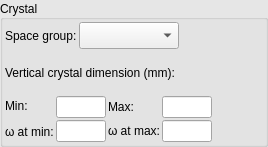
<?xml version="1.0" encoding="UTF-8"?>
<ui version="4.0">
 <class>VerticalCrystalDimensionWidgetLayout</class>
 <widget class="QWidget" name="VerticalCrystalDimensionWidgetLayout">
  <property name="geometry">
   <rect>
    <x>0</x>
    <y>0</y>
    <width>268</width>
    <height>147</height>
   </rect>
  </property>
  <property name="sizePolicy">
   <sizepolicy hsizetype="MinimumExpanding" vsizetype="Minimum">
    <horstretch>0</horstretch>
    <verstretch>0</verstretch>
   </sizepolicy>
  </property>
  <property name="palette">
   <palette>
    <active>
     <colorrole role="Base">
      <brush brushstyle="SolidPattern">
       <color alpha="255">
        <red>255</red>
        <green>255</green>
        <blue>255</blue>
       </color>
      </brush>
     </colorrole>
     <colorrole role="Window">
      <brush brushstyle="SolidPattern">
       <color alpha="255">
        <red>230</red>
        <green>230</green>
        <blue>230</blue>
       </color>
      </brush>
     </colorrole>
    </active>
    <inactive>
     <colorrole role="Base">
      <brush brushstyle="SolidPattern">
       <color alpha="255">
        <red>255</red>
        <green>255</green>
        <blue>255</blue>
       </color>
      </brush>
     </colorrole>
     <colorrole role="Window">
      <brush brushstyle="SolidPattern">
       <color alpha="255">
        <red>230</red>
        <green>230</green>
        <blue>230</blue>
       </color>
      </brush>
     </colorrole>
    </inactive>
    <disabled>
     <colorrole role="Base">
      <brush brushstyle="SolidPattern">
       <color alpha="255">
        <red>230</red>
        <green>230</green>
        <blue>230</blue>
       </color>
      </brush>
     </colorrole>
     <colorrole role="Window">
      <brush brushstyle="SolidPattern">
       <color alpha="255">
        <red>230</red>
        <green>230</green>
        <blue>230</blue>
       </color>
      </brush>
     </colorrole>
    </disabled>
   </palette>
  </property>
  <property name="windowTitle">
   <string>VerticalCrystalDimensionWidget</string>
  </property>
  <layout class="QVBoxLayout">
   <property name="margin">
    <number>0</number>
   </property>
   <item>
    <widget class="QGroupBox" name="gbox">
     <property name="sizePolicy">
      <sizepolicy hsizetype="MinimumExpanding" vsizetype="Minimum">
       <horstretch>0</horstretch>
       <verstretch>0</verstretch>
      </sizepolicy>
     </property>
     <property name="title">
      <string>Crystal</string>
     </property>
     <property name="alignment">
      <set>Qt::AlignLeading|Qt::AlignLeft|Qt::AlignVCenter</set>
     </property>
     <property name="checked">
      <bool>false</bool>
     </property>
     <layout class="QHBoxLayout">
      <property name="spacing">
       <number>2</number>
      </property>
      <property name="margin">
       <number>2</number>
      </property>
      <item>
       <layout class="QVBoxLayout">
        <property name="spacing">
         <number>2</number>
        </property>
        <item>
         <layout class="QHBoxLayout">
          <property name="spacing">
           <number>2</number>
          </property>
          <item>
           <layout class="QHBoxLayout">
            <property name="spacing">
             <number>2</number>
            </property>
            <item>
             <widget class="QLabel" name="space_group_label">
              <property name="text">
               <string>Space group:</string>
              </property>
              <property name="wordWrap">
               <bool>false</bool>
              </property>
             </widget>
            </item>
            <item>
             <widget class="QComboBox" name="space_group_ledit">
              <property name="sizePolicy">
               <sizepolicy hsizetype="Preferred" vsizetype="Minimum">
                <horstretch>0</horstretch>
                <verstretch>0</verstretch>
               </sizepolicy>
              </property>
              <property name="minimumSize">
               <size>
                <width>100</width>
                <height>27</height>
               </size>
              </property>
              <property name="maximumSize">
               <size>
                <width>100</width>
                <height>27</height>
               </size>
              </property>
             </widget>
            </item>
           </layout>
          </item>
          <item>
           <spacer name="space_group_hspacer">
            <property name="orientation">
             <enum>Qt::Horizontal</enum>
            </property>
            <property name="sizeType">
             <enum>QSizePolicy::Expanding</enum>
            </property>
            <property name="sizeHint" stdset="0">
             <size>
              <width>1</width>
              <height>20</height>
             </size>
            </property>
           </spacer>
          </item>
         </layout>
        </item>
        <item>
         <layout class="QVBoxLayout">
          <property name="spacing">
           <number>2</number>
          </property>
          <item>
           <layout class="QHBoxLayout">
            <property name="spacing">
             <number>2</number>
            </property>
            <item>
             <widget class="QLabel" name="dimension_label">
              <property name="text">
               <string>Vertical crystal dimension (mm):</string>
              </property>
              <property name="wordWrap">
               <bool>false</bool>
              </property>
             </widget>
            </item>
            <item>
             <spacer name="vdim_heading_spacer">
              <property name="orientation">
               <enum>Qt::Horizontal</enum>
              </property>
              <property name="sizeType">
               <enum>QSizePolicy::Expanding</enum>
              </property>
              <property name="sizeHint" stdset="0">
               <size>
                <width>1</width>
                <height>20</height>
               </size>
              </property>
             </spacer>
            </item>
           </layout>
          </item>
          <item>
           <layout class="QHBoxLayout">
            <property name="spacing">
             <number>0</number>
            </property>
            <property name="margin">
             <number>0</number>
            </property>
            <item>
             <layout class="QHBoxLayout">
              <property name="spacing">
               <number>2</number>
              </property>
              <item>
               <layout class="QHBoxLayout">
                <property name="spacing">
                 <number>2</number>
                </property>
                <item>
                 <layout class="QVBoxLayout">
                  <item>
                   <widget class="QLabel" name="min_vdim_label">
                    <property name="text">
                     <string>Min:</string>
                    </property>
                    <property name="wordWrap">
                     <bool>false</bool>
                    </property>
                   </widget>
                  </item>
                  <item>
                   <widget class="QLabel" name="vdim_min_phi_label">
                    <property name="text">
                     <string>ω at min:</string>
                    </property>
                    <property name="wordWrap">
                     <bool>false</bool>
                    </property>
                   </widget>
                  </item>
                 </layout>
                </item>
                <item>
                 <layout class="QVBoxLayout">
                  <property name="spacing">
                   <number>2</number>
                  </property>
                  <item>
                   <widget class="QLineEdit" name="min_vdim_ledit">
                    <property name="minimumSize">
                     <size>
                      <width>50</width>
                      <height>0</height>
                     </size>
                    </property>
                    <property name="maximumSize">
                     <size>
                      <width>50</width>
                      <height>32767</height>
                     </size>
                    </property>
                   </widget>
                  </item>
                  <item>
                   <widget class="QLineEdit" name="min_vphi_ledit">
                    <property name="minimumSize">
                     <size>
                      <width>50</width>
                      <height>0</height>
                     </size>
                    </property>
                    <property name="maximumSize">
                     <size>
                      <width>50</width>
                      <height>32767</height>
                     </size>
                    </property>
                   </widget>
                  </item>
                 </layout>
                </item>
               </layout>
              </item>
              <item>
               <layout class="QHBoxLayout">
                <property name="spacing">
                 <number>2</number>
                </property>
                <item>
                 <layout class="QVBoxLayout">
                  <property name="spacing">
                   <number>2</number>
                  </property>
                  <item>
                   <widget class="QLabel" name="max_vdim_label">
                    <property name="text">
                     <string>Max:</string>
                    </property>
                    <property name="wordWrap">
                     <bool>false</bool>
                    </property>
                   </widget>
                  </item>
                  <item>
                   <widget class="QLabel" name="max_vphi_label">
                    <property name="text">
                     <string>ω at max:</string>
                    </property>
                    <property name="wordWrap">
                     <bool>false</bool>
                    </property>
                   </widget>
                  </item>
                 </layout>
                </item>
                <item>
                 <layout class="QVBoxLayout">
                  <property name="spacing">
                   <number>2</number>
                  </property>
                  <item>
                   <widget class="QLineEdit" name="max_vdim_ledit">
                    <property name="minimumSize">
                     <size>
                      <width>50</width>
                      <height>0</height>
                     </size>
                    </property>
                    <property name="maximumSize">
                     <size>
                      <width>50</width>
                      <height>32767</height>
                     </size>
                    </property>
                   </widget>
                  </item>
                  <item>
                   <widget class="QLineEdit" name="max_vphi_ledit">
                    <property name="minimumSize">
                     <size>
                      <width>50</width>
                      <height>0</height>
                     </size>
                    </property>
                    <property name="maximumSize">
                     <size>
                      <width>50</width>
                      <height>32767</height>
                     </size>
                    </property>
                   </widget>
                  </item>
                 </layout>
                </item>
               </layout>
              </item>
             </layout>
            </item>
            <item>
             <spacer name="vspacer">
              <property name="orientation">
               <enum>Qt::Horizontal</enum>
              </property>
              <property name="sizeType">
               <enum>QSizePolicy::Expanding</enum>
              </property>
              <property name="sizeHint" stdset="0">
               <size>
                <width>1</width>
                <height>20</height>
               </size>
              </property>
             </spacer>
            </item>
           </layout>
          </item>
         </layout>
        </item>
       </layout>
      </item>
     </layout>
    </widget>
   </item>
  </layout>
 </widget>
 <layoutdefault spacing="6" margin="11"/>
 <pixmapfunction>qPixmapFromMimeSource</pixmapfunction>
 <resources/>
 <connections/>
</ui>
